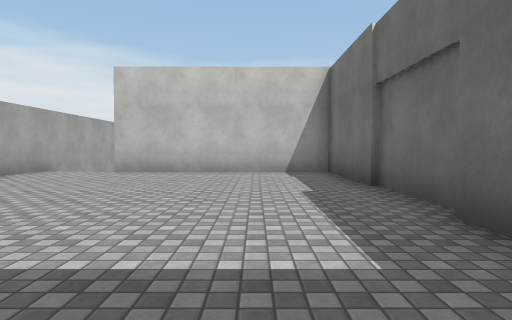
View 1 (above)

16 first-person views from a walk through a Unity game level. The camera is 1.2 m above the floor, tilts 2° down and sees 75° across. The floor is counted in squares, 2 m on a side. Each view is taken from the middle of a square. On the plan, view 1 faces up. The plan holds only what a view shows up to about 10 squares ahead; the rest is blank. The place goes on beyond the plan. The player is left out. Some animated figures are left out. Surface patterns are stand-ins for the level's own textures.

View 2
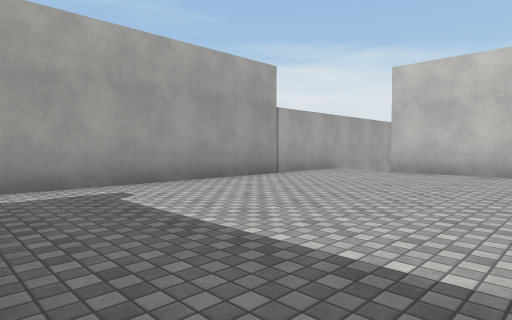

View 3
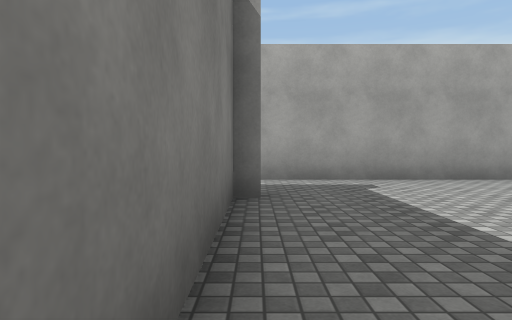

View 4
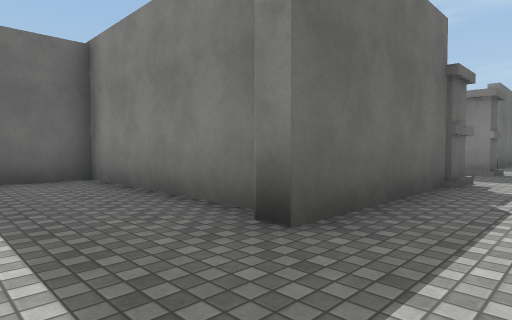

View 5
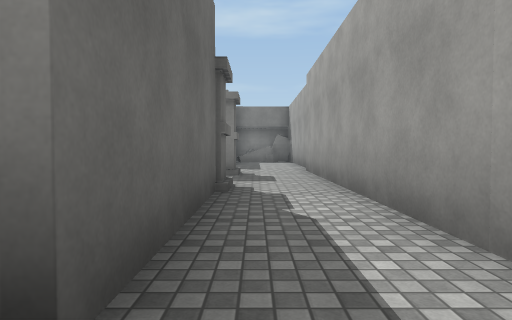

View 6
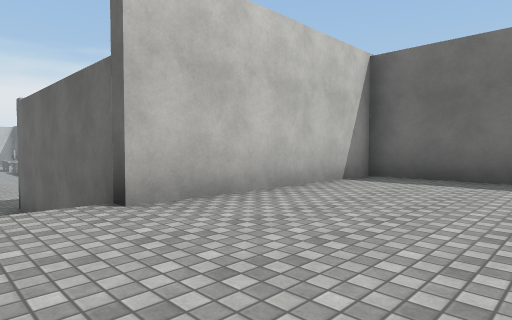

View 7
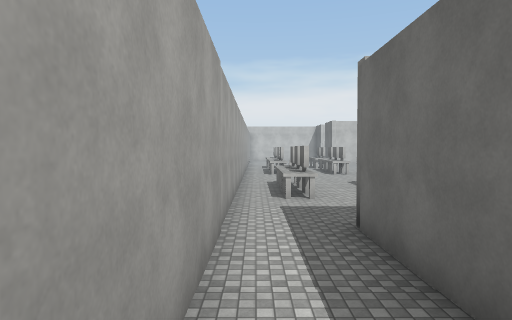

View 8
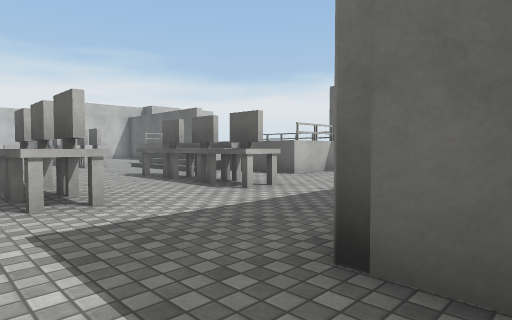

View 9
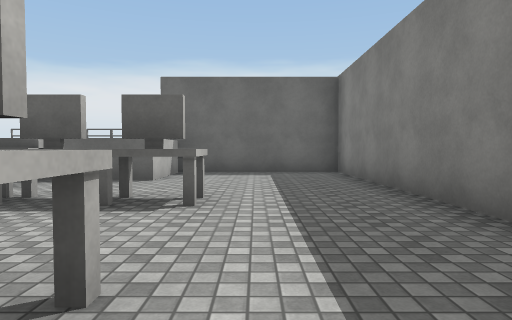

View 10
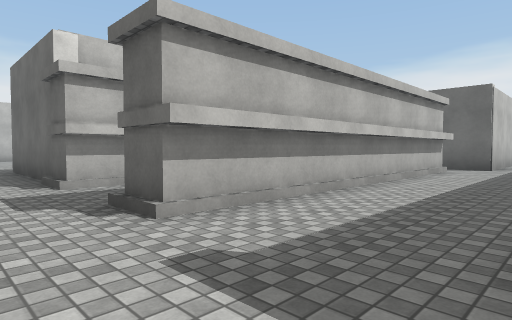

View 11
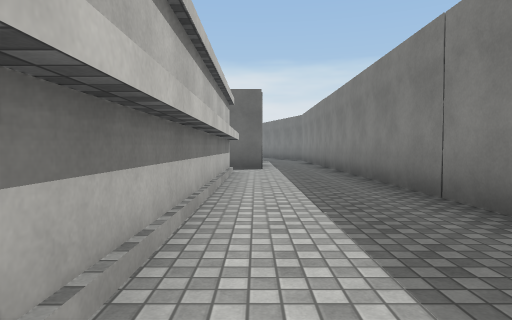

View 12
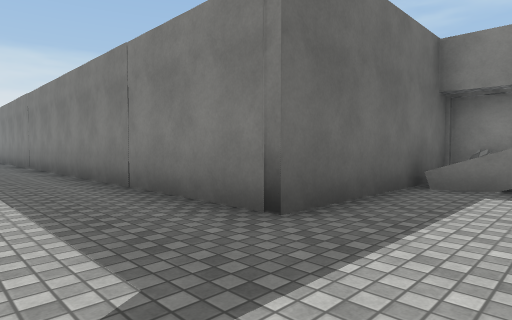

View 13
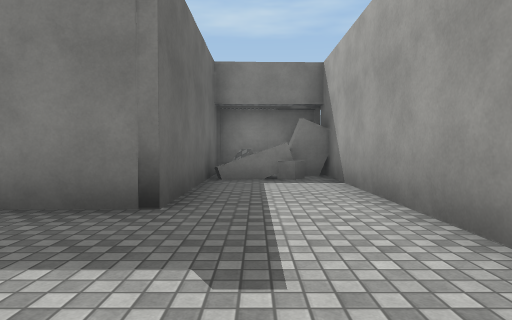

View 14
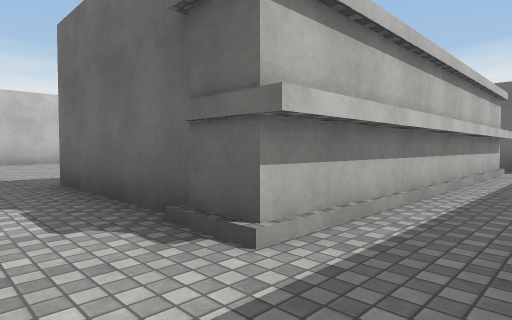

View 15
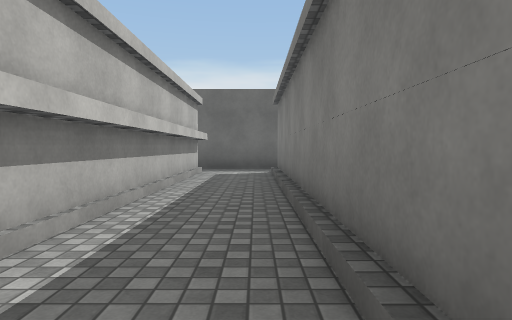

View 16
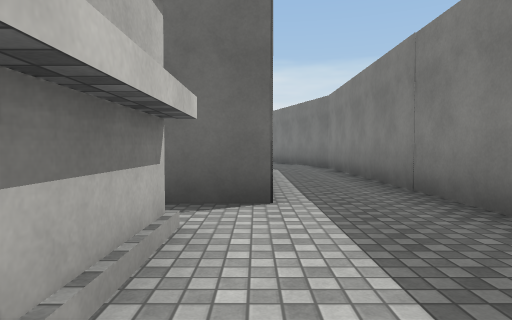

### Floor plan
Key: @ floor where view 1 was taken; # wall or solid block; . main floor; - floor 1.5 m lower than the main floor; / step, stairs or slope; ^ raised ledge; v drop or lower ground.
Columns run from 6 left of view 1 to 12 right of it. Each row starts with its distance up from view 1.
 19 #-^--^--
 18 #-^--^-#v#
 17 #-^--#----#
 16 #---------#
 15 #---------#
 14 #--#######
 13 #--#
 12 #--#
 11 #--#
 10 #//#
  9 #//######
  8 #.......#
  7 #.......#
  6 #.......#
  5 #.......#
  4 #.......#
  3 #.......#
  2 #.......#
  1 #.......#
  0 #..#..@.#
 -1 #..######
 -2 #..#
 -3 #..#
 -4 #..######## #
 -5 #...........#
 -6 #...........#
 -7 #..########.#
 -8 #...........##
 -9 #..................
-10 #..................
-11 #..################
-12 #..#
-13 #..#
-14 ##v#

Positions as (right, up) in squares from view 1, and headings:
1: (0, 0), facing up
2: (0, 0), facing up-left
3: (1, 0), facing left
4: (-5, 2), facing down-right
5: (-4, 1), facing down
6: (-5, 5), facing up-right
7: (-5, 9), facing up
8: (-5, 13), facing up-right
9: (-5, 16), facing right
10: (-5, -10), facing up-right
11: (-4, -8), facing right
12: (-5, -8), facing down-right
13: (-4, -7), facing down
14: (-5, -6), facing up-right
15: (-4, -6), facing right
16: (2, -8), facing right
